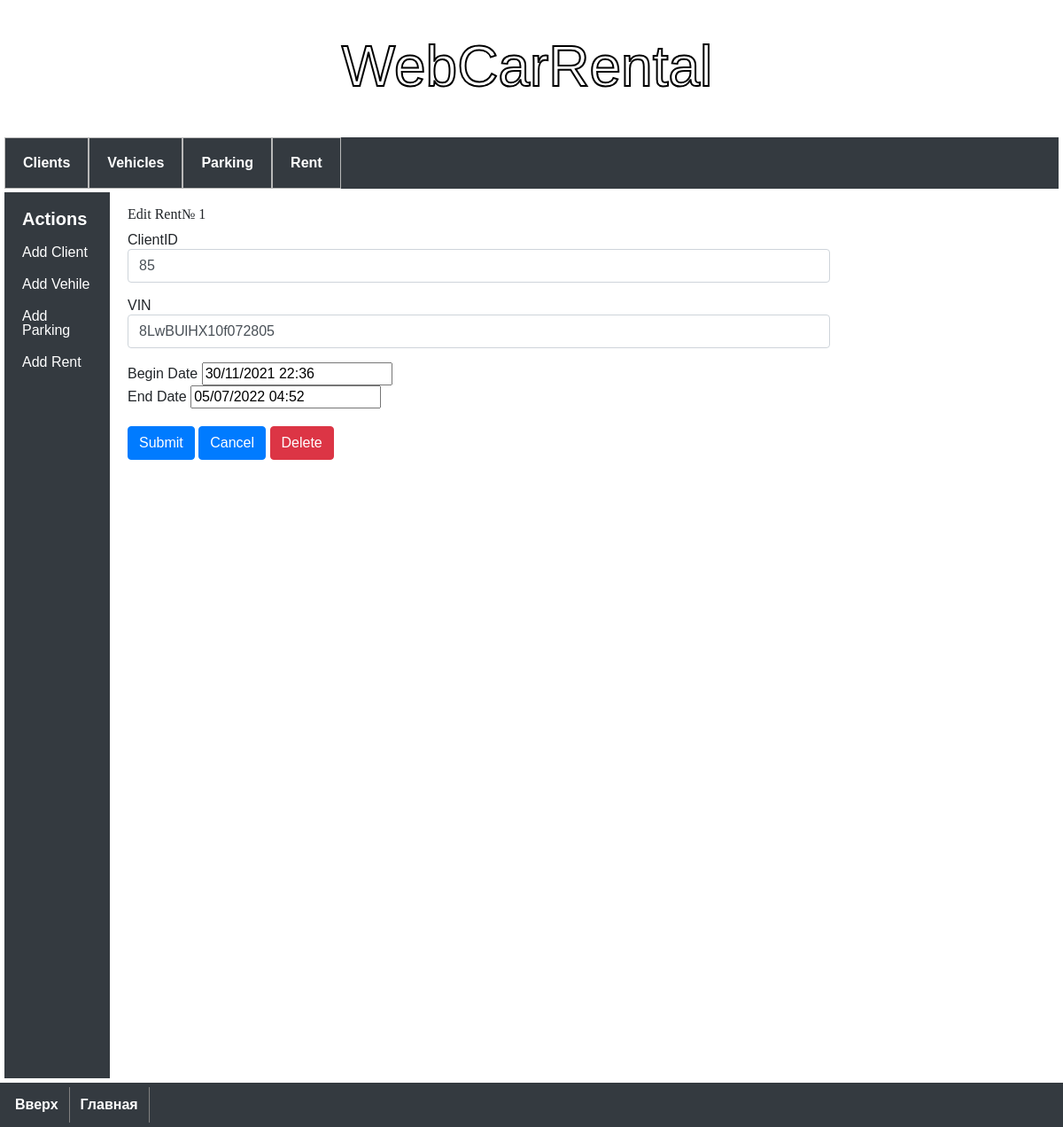
/rent/1/edit-rent, run on the app's committed database.
### model.py (models this page shows)
class Rent(db.Model):
    __tablename__ = 'rent'
    rent_id = db.Column('rent_id', db.INTEGER, primary_key=True, autoincrement=True)
    client_id = db.Column(db.ForeignKey('client.client_id'))
    vin_number = db.Column(db.ForeignKey('vehicle.vin_number'))
    begin_date = db.Column('begin_date', db.String(50), unique=False)
    end_date = db.Column('end_date', db.String(50), unique=False)

### app.py (the view, shortened to what this page needs)
@app.route('/rent/<int:rent_id>/edit-rent', methods=('GET', 'POST'))
def edit_rent(rent_id):
    cur_rent = get_rent(rent_id)
    form = EditAndDeleteRentForm()
    if request.method == 'GET':
        form.client_id.data = cur_rent.client_id
        form.vin_number.data = cur_rent.vin_number
        form.begin_date.data = cur_rent.begin_date
        form.end_date.data = cur_rent.end_date
    return render_template(
        './rent/edit-rent.html',
        rent=cur_rent,
        form=form)

### app.py (called while the page is built)
def get_rent(rent_id):
    return db.session.query(Rent)\
        .filter(Rent.rent_id == int(rent_id)).one_or_none()

### templates/rent/edit-rent.html (shortened to what this page needs)
{% extends 'base.html' %}
{% block content %}
<h1>{% block title %} Edit Rent№ {{ rent.rent_id }} {% endblock %}</h1>
<div class="continer">
       <form class='form-horizontal' method='POST' action="">
              <div class="form-group">
                     {{ form.client_id.label }}
                     {{ form.client_id(class="form-control") }}
              </div>
              <div class="form-group">
                     {{ form.vin_number.label }}
                     {{ form.vin_number(class="form-control") }}
              </div>
              <div class="form-gropu">
                     {{ form.begin_date.label }}
                     {{ form.begin_date }}
              </div>
              <div class="form-gropu">
                     {{ form.end_date.label }}
                     {{ form.end_date }}
              </div>
</div>
<br>
<div class="form-group">
       {{ form.submit(class="btn btn-primary") }}
       <a class="btn btn-primary" href="../../rents">Cancel</a>
       {{ form.delete(class="btn btn-danger btn-medium") }}
</div>
</div>
{% endblock %}

### static/css/styles.css (style rules this page uses)
h1 { font-size: 30px; font-weight: bold; margin-bottom: 10px; }
h1 { font: 100% serif; }
body { font-family: 'Montserrat', sans-serif; }

### data on the page
Rent: rent_id "1", client_id "85", vin_number "8LwBUlHX10f072805", begin_date "30/11/2021 22:36", end_date "05/07/2022 04:52"
